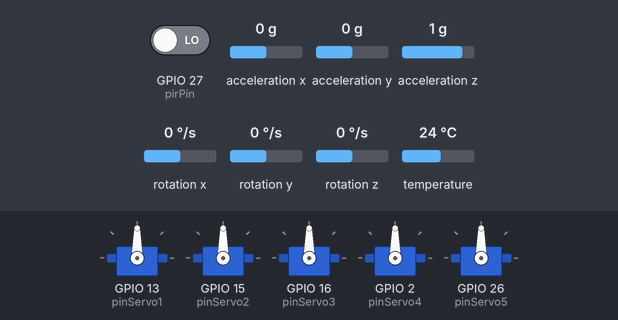
Simulated run of this sketch. Board: ESP32. Parts: 5 × servo. The test bench sets the inputs (shaded band); at power-on: rotation x 0 °/s, GPIO 27 (pirPin) LOW, rotation y 0 °/s, rotation z 0 °/s, acceleration x 0 g, acceleration y 0 g, acceleration z 1 g, temperature 24 °C. What the sketch prints to the serial monitor is not drawn.

Above: at 1.5 s.
1.6 s: rotation x set to -192 °/s
At 2.8 s:
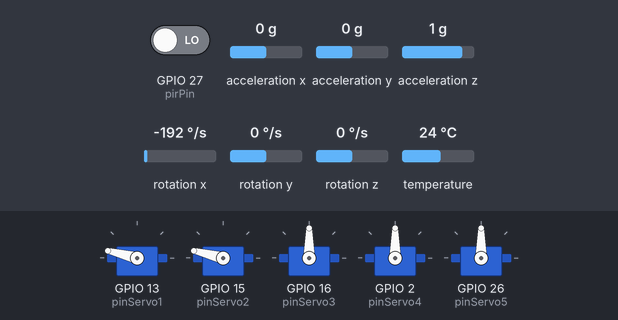
3.6 s: GPIO 27 (pirPin) driven HIGH
At 4.7 s:
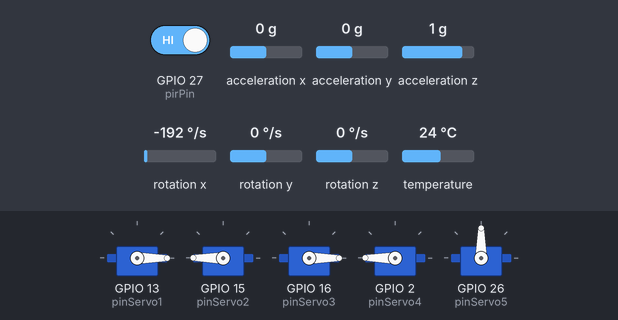
5.7 s: GPIO 27 (pirPin) driven LOW
At 7.5 s:
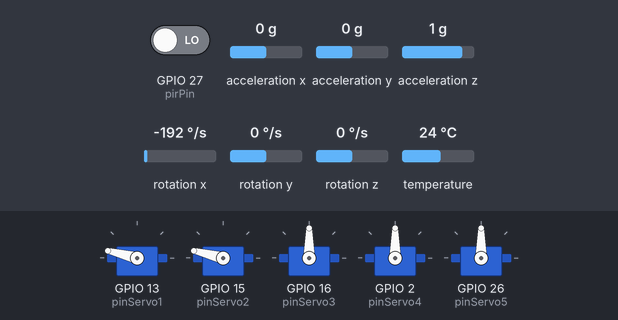
7.8 s: rotation y set to -192 °/s
At 9.6 s:
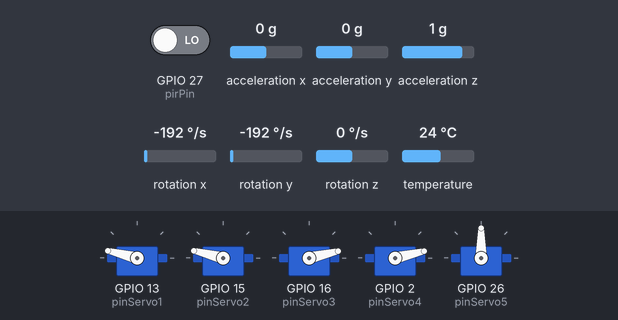
9.9 s: rotation z set to -192 °/s
At 11.4 s:
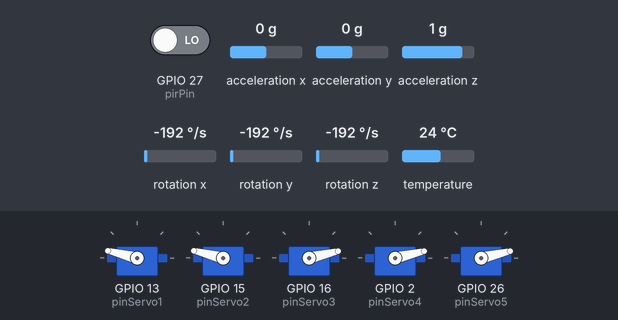
12.0 s: rotation x set to -100 °/s
At 13.3 s:
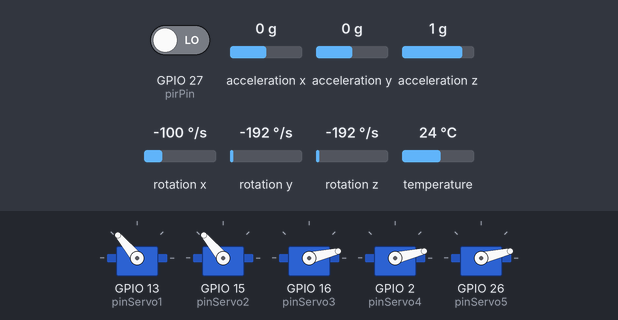
Timing chart, 0 to 15.0 s (numbered marks = the images above; inputs shaded):
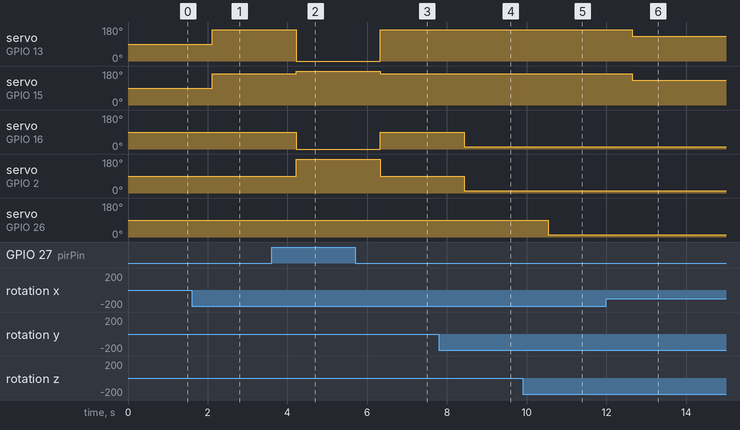

Measured:
- after the input at 1.6 s, servo on GPIO 13 (pinServo1), servo on GPIO 15 (pinServo2): 90° → 166° after 0.51 s
- after the input at 3.6 s, servo on GPIO 13 (pinServo1): 166° → 0° after 0.62 s; servo on GPIO 15 (pinServo2): 166° → 180° after 0.62 s; servo on GPIO 16 (pinServo3): 90° → 0° after 0.62 s; servo on GPIO 2 (pinServo4): 90° → 180° after 0.62 s
- after the input at 5.7 s, servo on GPIO 13 (pinServo1): 0° → 166° after 0.62 s; servo on GPIO 15 (pinServo2): 180° → 166° after 0.62 s; servo on GPIO 16 (pinServo3): 0° → 90° after 0.62 s; servo on GPIO 2 (pinServo4): 180° → 90° after 0.62 s
- after the input at 7.8 s, servo on GPIO 16 (pinServo3), servo on GPIO 2 (pinServo4): 90° → 13° after 0.63 s
- after the input at 9.9 s, servo on GPIO 26 (pinServo5): 90° → 13° after 0.64 s
- after the input at 12.0 s, servo on GPIO 13 (pinServo1), servo on GPIO 15 (pinServo2): 166° → 130° after 0.64 s

The sketch:

sketch.ino
```cpp
/*
======== Sensor Inframerah + Gyroscope dengan 5 Actuator Servo ========
Nama : Tsaqif Jalaluddin Ahmad
NIM  : 24/537665/TK/59611
=======================================================================
*/


#include <ESP32Servo.h>       // untuk deklarasi objek servo dan mengoperasikan servo
#include <Adafruit_MPU6050.h> // untuk mengoperasikan sensor MPU6050, merekam data gyroscope
#include <Adafruit_Sensor.h>  // untuk sensor infra-merah, mensimulasikan pergerakan yang tertangkap sensor
#include <Wire.h>             // untuk menyiapkan pin MPU

// deklarasi sensor MPU6050 serta pin yang digunakan
Adafruit_MPU6050 mysensor;
#define pinSDA 14
#define pinSCL 12

// deklarasi semua servo
#define pinServo1 13
#define pinServo2 15 // pin servo gerakan melawan gyro-x, letaknya di bawah mikon

#define pinServo3 16
#define pinServo4 2  // pin servo gerakan searah gyro-y, letaknya di kanan mikon

#define pinServo5 26 // pin servo gerakan searah gyro-z, letaknya di atas mikon

Servo Servo_1; // deklarasi semua objek servo
Servo Servo_2;
Servo Servo_3;
Servo Servo_4;

Servo Servo_5;               // deklarasi servo 5, di atas mikon
const int default_cond = 90; // beberapa variabel yang dibutuhkan untuk
bool z_back = false;         // mengatur karakteristik pergerakan servo 5
unsigned long waktu_gerakanAkhir = millis();
// waktu sejak gerakan terakhir jika gyro sumbu z menjadi netral (0),
// 'unsigned' agar nilainya tidak negatif (tidak ada waktu negatif)

#define pirPin 27 // pin milik sensor inframerah
int motion = 0;   // kondisi untuk menyatakan adakah pergerakan yang terdeteksi

void setup() {
  Serial.begin(115200);

  Wire.begin(pinSDA, pinSCL); //inisialisasi pin milik MPU

  Servo_1.attach(pinServo1);  // inisialisasi servo
  Servo_2.attach(pinServo2);
  Servo_3.attach(pinServo3);
  Servo_4.attach(pinServo4);
  Servo_5.attach(pinServo5);

  while (!mysensor.begin()) { // cek apakah MPU6050 siap merekam data
    Serial.println("MPU6050 not connected!");
    delay(1000);
  }

  Serial.println("MPU6050 ready!"); // notifikasi jika sensor MPU siap
  pinMode(pirPin, INPUT); // inisialisasi pin PIR sebagai input mikon (memberi masukan data motion)
}

sensors_event_t acceleration, gyros, temp; // alamat atau pointer variabel data MPU

void loop() {
  mysensor.getEvent(&acceleration, &gyros, &temp); // ambil nilai variabel yang terdapat di alamat masing-masing
  motion = digitalRead(pirPin); // baca input yang diberikan oleh PIR

  if(motion == LOW){
    float gyroX = gyros.gyro.x * 57.296; // konversi satuan radian/s menjadi degree/s
    float gyroY = gyros.gyro.y * 57.296; // karena .write objek servo menerima dalam satuan degree 0-180
    float gyroZ = gyros.gyro.z * 57.296;

    float sudut_for12 = constrain(90 - gyroX * 0.4, 0, 180); // mapping perhitungan konversi sudut agar
    float sudut_for34 = constrain(90 + gyroY * 0.4, 0, 180); // berada di rentang [0,180]
    float sudut_for5  = constrain(90 + gyroZ * 0.4, 0, 180);

    Servo_1.write(sudut_for12); // atur posisi setiap servo dengan sudut masing-masingnya
    Servo_2.write(sudut_for12);

    Servo_3.write(sudut_for34);
    Servo_4.write(sudut_for34);

      /* cek apakah perubahan pada gyroscope sumbu z lebih dari suatu batas. Nilai
      4 dapat dirubah, semakin kecil maka servo 5 makin sensitif dalam merespon perubahan
      kecepatan sudut */
      if(abs(gyroZ) > 4){
        Servo_5.write(sudut_for5);      // atur posisi servo searah dengan arah perubahan sudut
        waktu_gerakanAkhir = millis();  // rekam waktu pergerakan terakhir yang terjadi
        z_back = false;                 // tetapkan servo 5 belum waktunya kembali ke rest position (90 derajat)
      }
      else{

        if(!z_back){ // true jika sudah waktunya kembali ke kondisi awal

          if((millis() - waktu_gerakanAkhir) >= 1000){
            Servo_5.write(default_cond);
            z_back = true;
            // kembali ke rest jika selisih waktu sistem (millis) dengan waktu gerakan terakhir sudah 1 detik atau lebih
          }

        }

      }

  }else{
    // respon unik semua servo jika terdeteksi gerakan oleh sensor PIR, ke kanan dan kiri semua servonya kecuali servo 5
    Servo_1.write(0);
    Servo_2.write(180);

    Servo_3.write(0);
    Servo_4.write(180);

    Servo_5.write(90);

  }
  delay(700);
}
```
